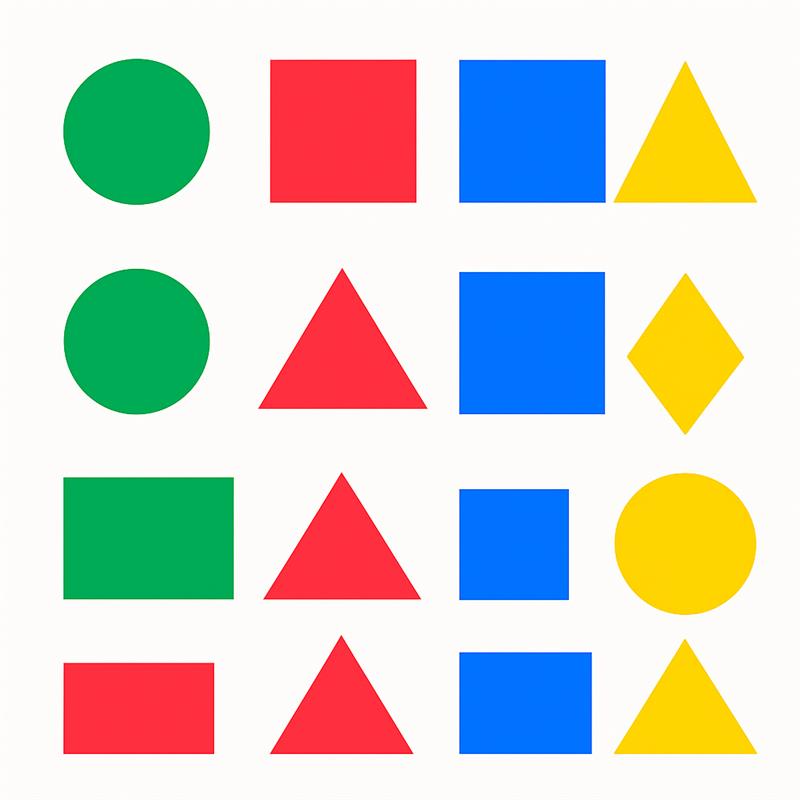
#> input picture proyectos/Unidad2/image.png, 800 x 800 px
$ python detecciondecolor.py
#> lines starting #> are read from the running program, lines starting #| are printed output that depends on the picture; after the words box and inside, x2 and y2 are one past the last pixel; in counts of white or black regions, pixels touching at a corner belong together
import cv2
import numpy as np
import os

def detectar_por_color(imagen_path):
    # Verificar si el archivo existe
#> called with imagen_path = 'image.png'
    if not os.path.exists(imagen_path):
        print(f"\nERROR: No se encontró el archivo en la ruta: {imagen_path}")
        print(f"Directorio actual: {os.getcwd()}")
        return

    # Leer la imagen
    imagen = cv2.imread(imagen_path)
#> imagen is the input picture: shape (800, 800, 3); mean B, G, R 200.1, 206.5, 205.1

    if imagen is None:
        print(f"\n ERROR: No se pudo cargar la imagen: {imagen_path}")
        return

    print(f"Imagen cargada correctamente: {imagen.shape}")
#| Imagen cargada correctamente: (800, 800, 3)

    imagen_original = imagen.copy()

    # Convertir a HSV para mejor detección de colores
    hsv = cv2.cvtColor(imagen, cv2.COLOR_BGR2HSV)
#> hsv: shape (800, 800, 3); mean H, S, V 57, 89, 246

    # Definir rangos de colores en HSV
    colores = {
        '1': {
            'nombre': 'Rojo',
            'lower': np.array([0, 120, 70]),
            'upper': np.array([10, 255, 255]),
            'color_marca': (0, 0, 255)  # Rojo en BGR
        },
        '2': {
            'nombre': 'Verde',
            'lower': np.array([40, 50, 50]),
            'upper': np.array([80, 255, 255]),
            'color_marca': (0, 255, 0)  # Verde en BGR
        },
        '3': {
            'nombre': 'Azul',
            'lower': np.array([100, 150, 50]),
            'upper': np.array([130, 255, 255]),
            'color_marca': (255, 0, 0)  # Azul en BGR
        },
        '4': {
            'nombre': 'Amarillo',
            'lower': np.array([20, 100, 100]),
            'upper': np.array([30, 255, 255]),
            'color_marca': (0, 255, 255)  # Amarillo en BGR
        }
    }

    # Mostrar menú
    print("\n=== DETECTOR DE FORMAS POR COLOR ===")
    print("Seleccione el color a buscar:")
    print("1 - Rojo")
    print("2 - Verde")
    print("3 - Azul")
    print("4 - Amarillo")
    print("0 - Salir")

    opcion = input("\nIngrese el número del color: ")
#> the answer given: 1

    if opcion == '0':
        return

    if opcion not in colores:
        print("Opción no válida")
        return

    color_seleccionado = colores[opcion]
    print(f"\nBuscando formas de color: {color_seleccionado['nombre']}")

    # Crear máscara para el color seleccionado
    mascara = cv2.inRange(hsv, color_seleccionado['lower'], color_seleccionado['upper'])
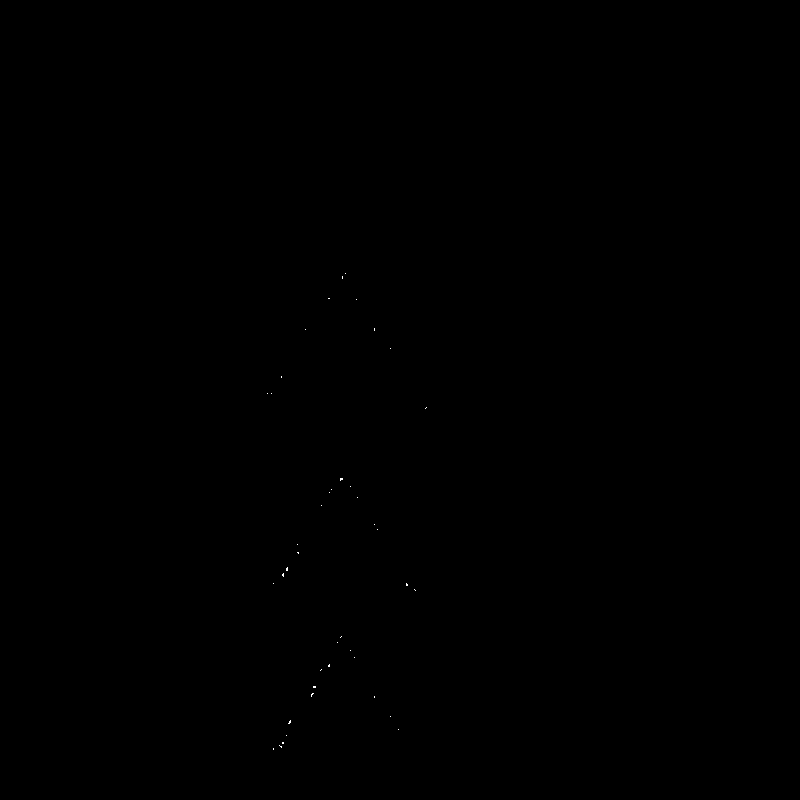
#> mascara: shape (800, 800); 0.02% white in thin lines or dots, all inside (x1, y1, x2, y2) = (267, 273, 427, 750)

    # Para el rojo, agregar el rango superior
    if opcion == '1':
        mascara2 = cv2.inRange(hsv, np.array([170, 120, 70]), np.array([180, 255, 255]))
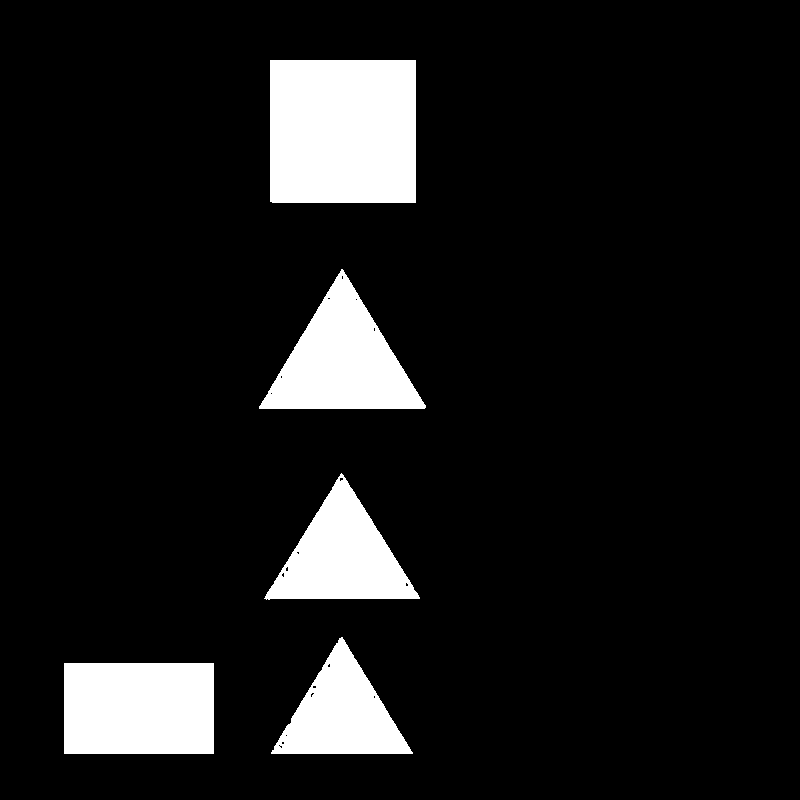
#> mascara2: shape (800, 800); 10.1% white; 5 white regions, box (x1, y1, x2, y2) and area: (270, 60, 416, 203) 20876, (64, 663, 214, 754) 13650, (259, 269, 426, 409) 11932, (264, 473, 420, 600) 9938, (271, 637, 413, 754) 8473
        mascara = cv2.bitwise_or(mascara, mascara2)
#> mascara: shape (800, 800); 10.2% white; 5 white regions, box (x1, y1, x2, y2) and area: (270, 60, 416, 203) 20876, (64, 663, 214, 754) 13650, (259, 269, 427, 409) 11950, (264, 473, 420, 600) 9977, (271, 636, 413, 754) 8519

    # Aplicar operaciones morfológicas para limpiar la máscara
    kernel = np.ones((5, 5), np.uint8)
    mascara = cv2.morphologyEx(mascara, cv2.MORPH_CLOSE, kernel)
#> mascara: shape (800, 800); 10.2% white; 5 white regions, box (x1, y1, x2, y2) and area: (270, 60, 416, 203) 20876, (64, 663, 214, 754) 13650, (259, 269, 427, 409) 11950, (264, 473, 420, 600) 9978, (271, 636, 413, 754) 8519
    mascara = cv2.morphologyEx(mascara, cv2.MORPH_OPEN, kernel)
#> mascara: shape (800, 800); 10.1% white; 5 white regions

    # Crear una imagen de resultado
    resultado = imagen_original.copy()

    # Marcar las zonas detectadas con el color correspondiente (semitransparente)
    color_overlay = np.zeros_like(imagen_original)
    color_overlay[mascara > 0] = color_seleccionado['color_marca']
    resultado = cv2.addWeighted(imagen_original, 0.7, color_overlay, 0.3, 0)
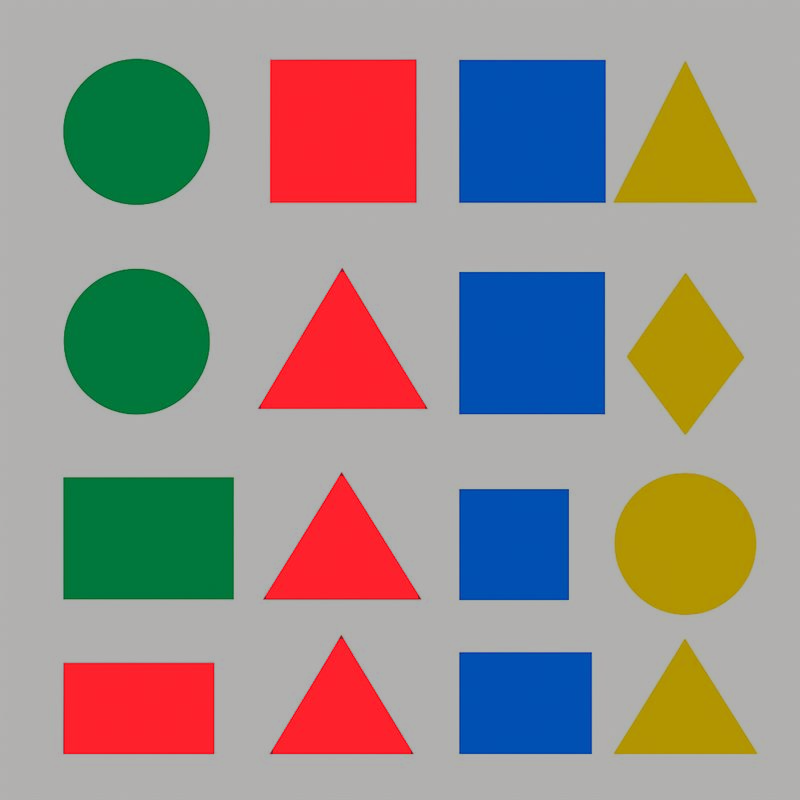
#> resultado: shape (800, 800, 3); mean B, G, R 140, 144.4, 151.2

    # Encontrar contornos solo para calcular centros
    contornos, _ = cv2.findContours(mascara, cv2.RETR_EXTERNAL, cv2.CHAIN_APPROX_SIMPLE)
#> contornos = 5 contours; box (x1, y1, x2, y2) and area: (270, 60, 416, 203) 20588, (64, 663, 214, 754) 13410, (261, 272, 425, 409) 11708, (266, 476, 418, 599) 9756, (273, 639, 411, 754) 8314

    print(f"\nCOORDENADAS DE LOS CENTROS:")
    print("=" * 50)

    contador = 0
    for contorno in contornos:
        area = cv2.contourArea(contorno)
        if area > 500:  # Filtrar contornos pequeños
            # Calcular momentos para encontrar el centro
            M = cv2.moments(contorno)

            if M["m00"] != 0:
                # Calcular coordenadas del centro
                cx = int(M["m10"] / M["m00"])
                cy = int(M["m01"] / M["m00"])

                contador += 1

                # Imprimir coordenadas en consola
                print(f"Forma #{contador}: Centro en (X={cx}, Y={cy})")

                # Dibujar un círculo en el centro
                cv2.circle(resultado, (cx, cy), 8, (255, 255, 255), -1)  # Círculo blanco relleno
                cv2.circle(resultado, (cx, cy), 10, (0, 0, 0), 2)  # Borde negro

                # Mostrar las coordenadas en la imagen
                texto = f"#{contador} ({cx},{cy})"
                cv2.putText(resultado, texto, (cx - 50, cy - 20),
                           cv2.FONT_HERSHEY_SIMPLEX, 0.6, (255, 255, 255), 2)
                cv2.putText(resultado, texto, (cx - 50, cy - 20),
                           cv2.FONT_HERSHEY_SIMPLEX, 0.6, (0, 0, 0), 1)
#> this loop made 5 passes
#> (contorno, area, cx, cy, texto) on pass 1: ([[64, 663], [64, 753], [213, 753], [213, 663]], 13410, 138, 708, '#1 (138,708)')
#> (area, cx, cy, texto) on passes 2 to 5: (8314.5, 341, 713, '#2 (341,713)'), (9755.5, 341, 556, '#3 (341,556)'), (11708.5, 341, 361, '#4 (341,361)'), (20588.5, 342, 130, '#5 (342,130)')
#| Forma #1: Centro en (X=138, Y=708)
#| Forma #2: Centro en (X=341, Y=713)
#| Forma #3: Centro en (X=341, Y=556)
#| Forma #4: Centro en (X=341, Y=361)
#| Forma #5: Centro en (X=342, Y=130)
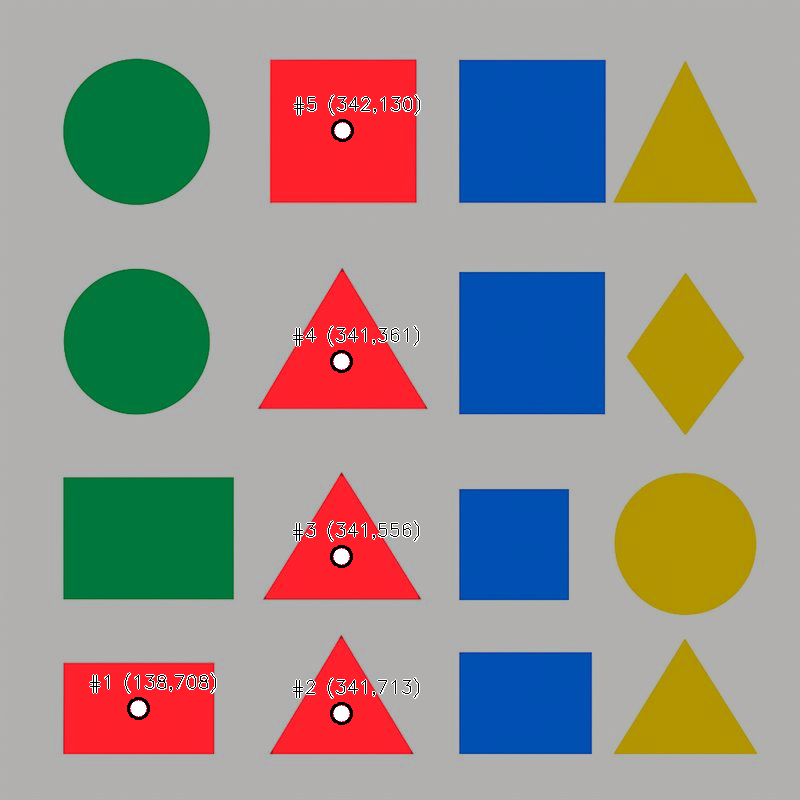
#> resultado: shape (800, 800, 3); 1.02% of pixels changed, all inside (x1, y1, x2, y2) = (89, 94, 421, 725)
#> after the loop, contador = 5

    print("=" * 50)
    print(f"\nTotal de formas detectadas: {contador}")
#| Total de formas detectadas: 5

    # Contar píxeles detectados
    pixeles_detectados = np.count_nonzero(mascara)
#> pixeles_detectados = 64911
    porcentaje = (pixeles_detectados / (mascara.shape[0] * mascara.shape[1])) * 100
#> porcentaje = 10.14
    print(f"Píxeles detectados: {pixeles_detectados}")
#| Píxeles detectados: 64911
    print(f"Porcentaje de la imagen: {porcentaje:.2f}%")
#| Porcentaje de la imagen: 10.14%

    # Mostrar resultados
    cv2.imshow('1. Imagen Original', imagen_original)
    cv2.imshow('2. Mascara de Color', mascara)
    cv2.imshow(f'3. Deteccion con Centros - {color_seleccionado["nombre"]}', resultado)

    print("\nPresione cualquier tecla en las ventanas para cerrar...")
    cv2.waitKey(0)
    cv2.destroyAllWindows()

# Uso del programa
if __name__ == "__main__":
    print(f"Directorio de trabajo actual: {os.getcwd()}\n")

    # Cambia el nombre de tu archivo aquí
    ruta_imagen = "image.png"

    detectar_por_color(ruta_imagen)
